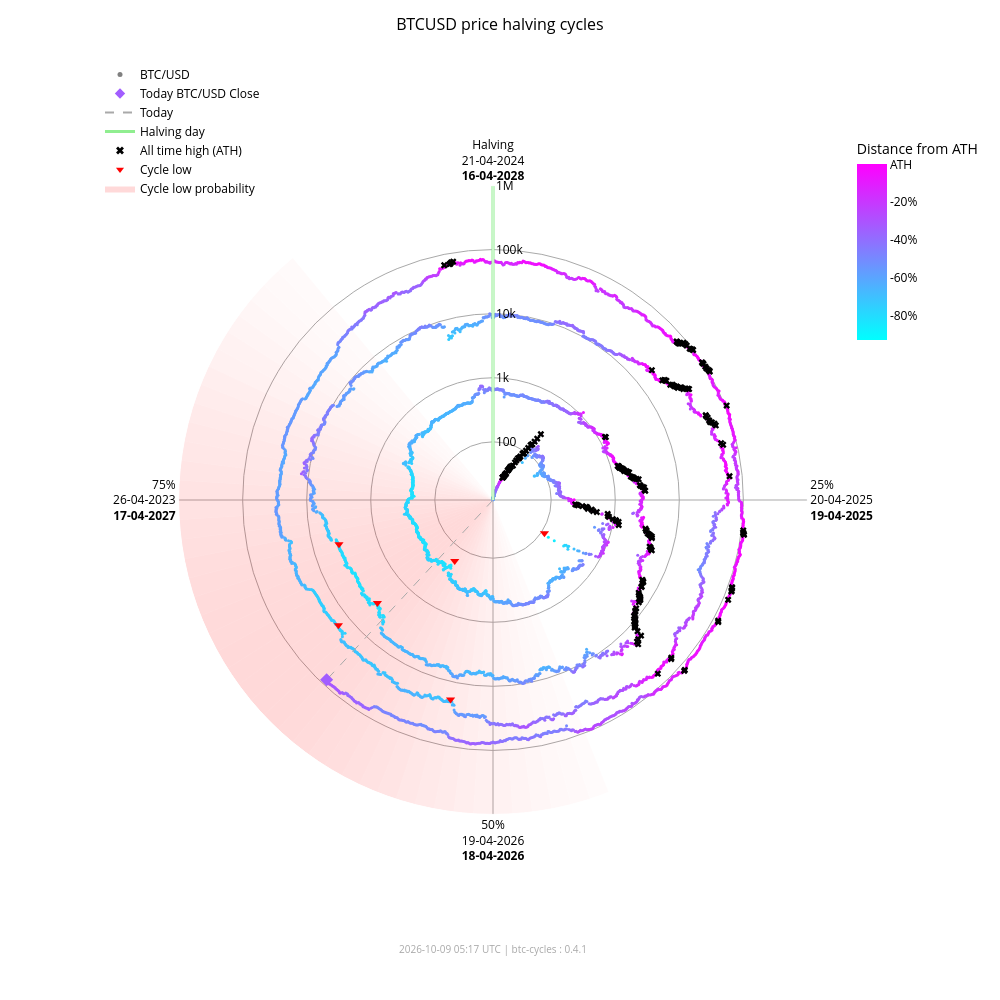

The code cell stored with this chart in its notebook:
### Markdown cell above
### Interactive chart (plotly)

### Code cell
fig_interactive = btc.plot(
    kind="interactive",
    from_date="2012-11-28",
)
# plotly config for interactivity
config = {"scrollZoom": True, "displayModeBar": True}
# display in notebook
fig_interactive.show(config=config)

### Figure 1 — Plotly figure (JSON) as saved in the notebook; plotly's stock layout.template omitted (floating-point values rounded to 4 significant figures; data arrays with more than 128 entries replaced by an {"elided": "..."} marker saying what was removed)
{"data": [{"fill": "toself", "fillcolor": "rgba(255,0,0,0.017168280509461755)", "hoverinfo": "skip", "line": {"width": 0}, "mode": "lines", "r": [12.35, 1000000, 1000000, 12.35, 12.35], "showlegend": false, "theta": [158.4, 158.4, 162.0, 162.0, 158.4], "type": "scatterpolar"}, {"fill": "toself", "fillcolor": "rgba(255,0,0,0.022114794501891175)", "hoverinfo": "skip", "line": {"width": 0}, "mode": "lines", "r": [12.35, 1000000, 1000000, 12.35, 12.35], "showlegend": false, "theta": [162.0, 162.0, 165.6, 165.6, 162.0], "type": "scatterpolar"}, {"fill": "toself", "fillcolor": "rgba(255,0,0,0.02790404259511669)", "hoverinfo": "skip", "line": {"width": 0}, "mode": "lines", "r": [12.35, 1000000, 1000000, 12.35, 12.35], "showlegend": false, "theta": [165.6, 165.6, 169.2, 169.2, 165.6], "type": "scatterpolar"}, {"fill": "toself", "fillcolor": "rgba(255,0,0,0.034518294852420334)", "hoverinfo": "skip", "line": {"width": 0}, "mode": "lines", "r": [12.35, 1000000, 1000000, 12.35, 12.35], "showlegend": false, "theta": [169.2, 169.2, 172.8, 172.8, 169.2], "type": "scatterpolar"}, {"fill": "toself", "fillcolor": "rgba(255,0,0,0.041901979682821514)", "hoverinfo": "skip", "line": {"width": 0}, "mode": "lines", "r": [12.35, 1000000, 1000000, 12.35, 12.35], "showlegend": false, "theta": [172.8, 172.8, 176.4, 176.4, 172.8], "type": "scatterpolar"}, {"fill": "toself", "fillcolor": "rgba(255,0,0,0.04996405861294358)", "hoverinfo": "skip", "line": {"width": 0}, "mode": "lines", "r": [12.35, 1000000, 1000000, 12.35, 12.35], "showlegend": false, "theta": [176.4, 176.4, 180.0, 180.0, 176.4], "type": "scatterpolar"}, {"fill": "toself", "fillcolor": "rgba(255,0,0,0.05858349692240514)", "hoverinfo": "skip", "line": {"width": 0}, "mode": "lines", "r": [12.35, 1000000, 1000000, 12.35, 12.35], "showlegend": false, "theta": [180.0, 180.0, 183.6, 183.6, 180.0], "type": "scatterpolar"}, {"fill": "toself", "fillcolor": "rgba(255,0,0,0.06761662035375064)", "hoverinfo": "skip", "line": {"width": 0}, "mode": "lines", "r": [12.35, 1000000, 1000000, 12.35, 12.35], "showlegend": false, "theta": [183.6, 183.6, 187.2, 187.2, 183.6], "type": "scatterpolar"}, {"fill": "toself", "fillcolor": "rgba(255,0,0,0.07690481219944661)", "hoverinfo": "skip", "line": {"width": 0}, "mode": "lines", "r": [12.35, 1000000, 1000000, 12.35, 12.35], "showlegend": false, "theta": [187.2, 187.2, 190.8, 190.8, 187.2], "type": "scatterpolar"}, {"fill": "toself", "fillcolor": "rgba(255,0,0,0.08628112000611096)", "hoverinfo": "skip", "line": {"width": 0}, "mode": "lines", "r": [12.35, 1000000, 1000000, 12.35, 12.35], "showlegend": false, "theta": [190.8, 190.8, 194.4, 194.4, 190.8], "type": "scatterpolar"}, {"fill": "toself", "fillcolor": "rgba(255,0,0,0.09557490841018089)", "hoverinfo": "skip", "line": {"width": 0}, "mode": "lines", "r": [12.35, 1000000, 1000000, 12.35, 12.35], "showlegend": false, "theta": [194.4, 194.4, 198.0, 198.0, 194.4], "type": "scatterpolar"}, {"fill": "toself", "fillcolor": "rgba(255,0,0,0.10461455782963762)", "hoverinfo": "skip", "line": {"width": 0}, "mode": "lines", "r": [12.35, 1000000, 1000000, 12.35, 12.35], "showlegend": false, "theta": [198.0, 198.0, 201.6, 201.6, 198.0], "type": "scatterpolar"}, {"fill": "toself", "fillcolor": "rgba(255,0,0,0.11322908719652829)", "hoverinfo": "skip", "line": {"width": 0}, "mode": "lines", "r": [12.35, 1000000, 1000000, 12.35, 12.35], "showlegend": false, "theta": [201.6, 201.6, 205.2, 205.2, 201.6], "type": "scatterpolar"}, {"fill": "toself", "fillcolor": "rgba(255,0,0,0.12125015337052986)", "hoverinfo": "skip", "line": {"width": 0}, "mode": "lines", "r": [12.35, 1000000, 1000000, 12.35, 12.35], "showlegend": false, "theta": [205.2, 205.2, 208.8, 208.8, 205.2], "type": "scatterpolar"}, {"fill": "toself", "fillcolor": "rgba(255,0,0,0.12851590515331976)", "hoverinfo": "skip", "line": {"width": 0}, "mode": "lines", "r": [12.35, 1000000, 1000000, 12.35, 12.35], "showlegend": false, "theta": [208.8, 208.8, 212.4, 212.4, 208.8], "type": "scatterpolar"}, {"fill": "toself", "fillcolor": "rgba(255,0,0,0.13487757461161184)", "hoverinfo": "skip", "line": {"width": 0}, "mode": "lines", "r": [12.35, 1000000, 1000000, 12.35, 12.35], "showlegend": false, "theta": [212.4, 212.4, 216.0, 216.0, 212.4], "type": "scatterpolar"}, {"fill": "toself", "fillcolor": "rgba(255,0,0,0.14020862181849592)", "hoverinfo": "skip", "line": {"width": 0}, "mode": "lines", "r": [12.35, 1000000, 1000000, 12.35, 12.35], "showlegend": false, "theta": [216.0, 216.0, 219.6, 219.6, 216.0], "type": "scatterpolar"}, {"fill": "toself", "fillcolor": "rgba(255,0,0,0.14441504950654527)", "hoverinfo": "skip", "line": {"width": 0}, "mode": "lines", "r": [12.35, 1000000, 1000000, 12.35, 12.35], "showlegend": false, "theta": [219.6, 219.6, 223.2, 223.2, 219.6], "type": "scatterpolar"}, {"fill": "toself", "fillcolor": "rgba(255,0,0,0.14744459351271713)", "hoverinfo": "skip", "line": {"width": 0}, "mode": "lines", "r": [12.35, 1000000, 1000000, 12.35, 12.35], "showlegend": false, "theta": [223.2, 223.2, 226.8, 226.8, 223.2], "type": "scatterpolar"}, {"fill": "toself", "fillcolor": "rgba(255,0,0,0.14929223192296423)", "hoverinfo": "skip", "line": {"width": 0}, "mode": "lines", "r": [12.35, 1000000, 1000000, 12.35, 12.35], "showlegend": false, "theta": [226.8, 226.8, 230.4, 230.4, 226.8], "type": "scatterpolar"}, {"fill": "toself", "fillcolor": "rgba(255,0,0,0.15)", "hoverinfo": "skip", "line": {"width": 0}, "mode": "lines", "r": [12.35, 1000000, 1000000, 12.35, 12.35], "showlegend": false, "theta": [230.4, 230.4, 234.0, 234.0, 230.4], "type": "scatterpolar"}, {"fill": "toself", "fillcolor": "rgba(255,0,0,0.14965033825231114)", "hoverinfo": "skip", "line": {"width": 0}, "mode": "lines", "r": [12.35, 1000000, 1000000, 12.35, 12.35], "showlegend": false, "theta": [234.0, 234.0, 237.6, 237.6, 234.0], "type": "scatterpolar"}, {"fill": "toself", "fillcolor": "rgba(255,0,0,0.14835378057909807)", "hoverinfo": "skip", "line": {"width": 0}, "mode": "lines", "r": [12.35, 1000000, 1000000, 12.35, 12.35], "showlegend": false, "theta": [237.6, 237.6, 241.2, 241.2, 237.6], "type": "scatterpolar"}, {"fill": "toself", "fillcolor": "rgba(255,0,0,0.14623322283554635)", "hoverinfo": "skip", "line": {"width": 0}, "mode": "lines", "r": [12.35, 1000000, 1000000, 12.35, 12.35], "showlegend": false, "theta": [241.2, 241.2, 244.8, 244.8, 241.2], "type": "scatterpolar"}, {"fill": "toself", "fillcolor": "rgba(255,0,0,0.1434078538226231)", "hoverinfo": "skip", "line": {"width": 0}, "mode": "lines", "r": [12.35, 1000000, 1000000, 12.35, 12.35], "showlegend": false, "theta": [244.8, 244.8, 248.4, 248.4, 244.8], "type": "scatterpolar"}, {"fill": "toself", "fillcolor": "rgba(255,0,0,0.13997983179373427)", "hoverinfo": "skip", "line": {"width": 0}, "mode": "lines", "r": [12.35, 1000000, 1000000, 12.35, 12.35], "showlegend": false, "theta": [248.4, 248.4, 252.0, 252.0, 248.4], "type": "scatterpolar"}, {"fill": "toself", "fillcolor": "rgba(255,0,0,0.13602598258454268)", "hoverinfo": "skip", "line": {"width": 0}, "mode": "lines", "r": [12.35, 1000000, 1000000, 12.35, 12.35], "showlegend": false, "theta": [252.0, 252.0, 255.6, 255.6, 252.0], "type": "scatterpolar"}, {"fill": "toself", "fillcolor": "rgba(255,0,0,0.13159547355344953)", "hoverinfo": "skip", "line": {"width": 0}, "mode": "lines", "r": [12.35, 1000000, 1000000, 12.35, 12.35], "showlegend": false, "theta": [255.6, 255.6, 259.2, 259.2, 255.6], "type": "scatterpolar"}, {"fill": "toself", "fillcolor": "rgba(255,0,0,0.12671301775492697)", "hoverinfo": "skip", "line": {"width": 0}, "mode": "lines", "r": [12.35, 1000000, 1000000, 12.35, 12.35], "showlegend": false, "theta": [259.2, 259.2, 262.8, 262.8, 259.2], "type": "scatterpolar"}, {"fill": "toself", "fillcolor": "rgba(255,0,0,0.12138610149219965)", "hoverinfo": "skip", "line": {"width": 0}, "mode": "lines", "r": [12.35, 1000000, 1000000, 12.35, 12.35], "showlegend": false, "theta": [262.8, 262.8, 266.4, 266.4, 262.8], "type": "scatterpolar"}, {"fill": "toself", "fillcolor": "rgba(255,0,0,0.1156142551644921)", "hoverinfo": "skip", "line": {"width": 0}, "mode": "lines", "r": [12.35, 1000000, 1000000, 12.35, 12.35], "showlegend": false, "theta": [266.4, 266.4, 270.0, 270.0, 266.4], "type": "scatterpolar"}, {"fill": "toself", "fillcolor": "rgba(255,0,0,0.10939851441251548)", "hoverinfo": "skip", "line": {"width": 0}, "mode": "lines", "r": [12.35, 1000000, 1000000, 12.35, 12.35], "showlegend": false, "theta": [270.0, 270.0, 273.6, 273.6, 270.0], "type": "scatterpolar"}, {"fill": "toself", "fillcolor": "rgba(255,0,0,0.10274974912946185)", "hoverinfo": "skip", "line": {"width": 0}, "mode": "lines", "r": [12.35, 1000000, 1000000, 12.35, 12.35], "showlegend": false, "theta": [273.6, 273.6, 277.2, 277.2, 273.6], "type": "scatterpolar"}, {"fill": "toself", "fillcolor": "rgba(255,0,0,0.09569517349791425)", "hoverinfo": "skip", "line": {"width": 0}, "mode": "lines", "r": [12.35, 1000000, 1000000, 12.35, 12.35], "showlegend": false, "theta": [277.2, 277.2, 280.8, 280.8, 277.2], "type": "scatterpolar"}, {"fill": "toself", "fillcolor": "rgba(255,0,0,0.08828282625646727)", "hoverinfo": "skip", "line": {"width": 0}, "mode": "lines", "r": [12.35, 1000000, 1000000, 12.35, 12.35], "showlegend": false, "theta": [280.8, 280.8, 284.4, 284.4, 280.8], "type": "scatterpolar"}, {"fill": "toself", "fillcolor": "rgba(255,0,0,0.08058400018765345)", "hoverinfo": "skip", "line": {"width": 0}, "mode": "lines", "r": [12.35, 1000000, 1000000, 12.35, 12.35], "showlegend": false, "theta": [284.4, 284.4, 288.0, 288.0, 284.4], "type": "scatterpolar"}, {"fill": "toself", "fillcolor": "rgba(255,0,0,0.07269354608292704)", "hoverinfo": "skip", "line": {"width": 0}, "mode": "lines", "r": [12.35, 1000000, 1000000, 12.35, 12.35], "showlegend": false, "theta": [288.0, 288.0, 291.6, 291.6, 288.0], "type": "scatterpolar"}, {"fill": "toself", "fillcolor": "rgba(255,0,0,0.06472784449068783)", "hoverinfo": "skip", "line": {"width": 0}, "mode": "lines", "r": [12.35, 1000000, 1000000, 12.35, 12.35], "showlegend": false, "theta": [291.6, 291.6, 295.2, 295.2, 291.6], "type": "scatterpolar"}, {"fill": "toself", "fillcolor": "rgba(255,0,0,0.05682021976743955)", "hoverinfo": "skip", "line": {"width": 0}, "mode": "lines", "r": [12.35, 1000000, 1000000, 12.35, 12.35], "showlegend": false, "theta": [295.2, 295.2, 298.8, 298.8, 295.2], "type": "scatterpolar"}, {"fill": "toself", "fillcolor": "rgba(255,0,0,0.04911378436707333)", "hoverinfo": "skip", "line": {"width": 0}, "mode": "lines", "r": [12.35, 1000000, 1000000, 12.35, 12.35], "showlegend": false, "theta": [298.8, 298.8, 302.4, 302.4, 298.8], "type": "scatterpolar"}, {"fill": "toself", "fillcolor": "rgba(255,0,0,0.04175213714896469)", "hoverinfo": "skip", "line": {"width": 0}, "mode": "lines", "r": [12.35, 1000000, 1000000, 12.35, 12.35], "showlegend": false, "theta": [302.4, 302.4, 306.0, 306.0, 302.4], "type": "scatterpolar"}, {"fill": "toself", "fillcolor": "rgba(255,0,0,0.034868865657538876)", "hoverinfo": "skip", "line": {"width": 0}, "mode": "lines", "r": [12.35, 1000000, 1000000, 12.35, 12.35], "showlegend": false, "theta": [306.0, 306.0, 309.6, 309.6, 306.0], "type": "scatterpolar"}, {"fill": "toself", "fillcolor": "rgba(255,0,0,0.02857722515334582)", "hoverinfo": "skip", "line": {"width": 0}, "mode": "lines", "r": [12.35, 1000000, 1000000, 12.35, 12.35], "showlegend": false, "theta": [309.6, 309.6, 313.2, 313.2, 309.6], "type": "scatterpolar"}, {"fill": "toself", "fillcolor": "rgba(255,0,0,0.022961515313555197)", "hoverinfo": "skip", "line": {"width": 0}, "mode": "lines", "r": [12.35, 1000000, 1000000, 12.35, 12.35], "showlegend": false, "theta": [313.2, 313.2, 316.8, 316.8, 313.2], "type": "scatterpolar"}, {"fill": "toself", "fillcolor": "rgba(255,0,0,0.01807146942917362)", "hoverinfo": "skip", "line": {"width": 0}, "mode": "lines", "r": [12.35, 1000000, 1000000, 12.35, 12.35], "showlegend": false, "theta": [316.8, 316.8, 320.4, 320.4, 316.8], "type": "scatterpolar"}, {"hoverinfo": "text", "marker": {"color": {"elided": "5064 str values"}, "size": 3}, "mode": "markers", "r": {"elided": "5064 float values"}, "showlegend": false, "text": {"elided": "5064 str values"}, "theta": {"elided": "5064 float values"}, "type": "scatterpolar"}, {"hoverinfo": "skip", "line": {"color": "lightgreen", "width": 3}, "mode": "lines", "r": [12.35, 1000000], "showlegend": false, "theta": [0, 0], "type": "scatterpolar"}, {"hoverinfo": "skip", "line": {"color": "darkgrey", "dash": "dash", "width": 1}, "mode": "lines", "r": [12.35, 82360.0], "showlegend": false, "theta": [222.8, 222.8], "type": "scatterpolar"}, {"hoverinfo": "text", "marker": {"color": "#a25dff", "size": 10, "symbol": "diamond"}, "mode": "markers", "r": [82360.0], "showlegend": false, "text": ["Today<br>Date: 2026-10-09<br>Price: $82,355.63"], "theta": [222.8], "type": "scatterpolar"}, {"hoverinfo": "text", "marker": {"color": "black", "size": 6, "symbol": "x"}, "mode": "markers", "r": {"elided": "195 float values"}, "showlegend": false, "text": {"elided": "195 str values"}, "theta": {"elided": "195 float values"}, "type": "scatterpolar"}, {"hoverinfo": "text", "marker": {"color": "red", "size": 8, "symbol": "triangle-down"}, "mode": "markers", "r": [111.6, 164.9, 3233.0, 3925.0, 18950.0, 15760.0], "showlegend": false, "text": ["Cycle Low<br>Date: 2014-02-21<br>Price: $111.56<br>ATH distance: -91.0%", "Cycle Low<br>Date: 2015-01-14<br>Price: $164.92<br>ATH distance: -86.7%", "Cycle Low<br>Date: 2018-12-15<br>Price: $3,232.51<br>ATH distance: -83.3%", "Cycle Low<br>Date: 2019-03-25<br>Price: $3,924.55<br>ATH distance: -79.7%", "Cycle Low<br>Date: 2022-06-18<br>Price: $18,954.25<br>ATH distance: -71.9%", "Cycle Low<br>Date: 2022-11-21<br>Price: $15,760.19<br>ATH distance: -76.7%"], "theta": [122.8, 212.1, 228.3, 254.0, 192.0, 231.0], "type": "scatterpolar"}, {"marker": {"color": "grey", "size": 5}, "mode": "markers", "name": "BTC/USD", "r": [null], "theta": [null], "type": "scatterpolar"}, {"marker": {"color": "#a25dff", "size": 8, "symbol": "diamond"}, "mode": "markers", "name": "Today BTC/USD Close", "r": [null], "theta": [null], "type": "scatterpolar"}, {"line": {"color": "darkgrey", "dash": "dash"}, "mode": "lines", "name": "Today", "r": [null], "theta": [null], "type": "scatterpolar"}, {"line": {"color": "lightgreen", "width": 3}, "mode": "lines", "name": "Halving day", "r": [null], "theta": [null], "type": "scatterpolar"}, {"marker": {"color": "black", "size": 7, "symbol": "x"}, "mode": "markers", "name": "All time high (ATH)", "r": [null], "theta": [null], "type": "scatterpolar"}, {"marker": {"color": "red", "size": 7, "symbol": "triangle-down"}, "mode": "markers", "name": "Cycle low", "r": [null], "theta": [null], "type": "scatterpolar"}, {"fill": "toself", "fillcolor": "rgba(255,0,0,0.15)", "line": {"width": 0}, "mode": "lines", "name": "Cycle low probability", "r": [null], "theta": [null], "type": "scatterpolar"}, {"hoverinfo": "skip", "marker": {"cmax": 0, "cmin": -0.9307, "color": [0], "colorbar": {"len": 0.25, "ticktext": ["ATH", "-20%", "-40%", "-60%", "-80%", "-100%"], "tickvals": [0, -0.2, -0.4, -0.6, -0.8, -1.0], "title": {"text": "Distance from ATH"}, "x": 0.95, "y": 0.92, "yanchor": "top"}, "colorscale": {"elided": "256x2 mixed values"}, "showscale": true, "size": 0}, "mode": "markers", "r": [null], "showlegend": false, "theta": [null], "type": "scatterpolar"}], "layout": {"annotations": [{"font": {"color": "darkgrey", "size": 10}, "showarrow": false, "text": "2026-10-09 05:17 UTC | btc-cycles : 0.4.1", "x": 0.5, "xref": "paper", "y": -0.02, "yref": "paper"}], "font": {"color": "black"}, "height": 1000, "legend": {"bgcolor": "rgba(0,0,0,0)", "font": {"color": "black"}, "x": 0.0, "y": 1.0}, "margin": {"b": 60, "l": 100, "r": 80, "t": 60}, "paper_bgcolor": "white", "plot_bgcolor": "white", "polar": {"angularaxis": {"color": "black", "direction": "clockwise", "gridcolor": "darkgrey", "rotation": 90, "ticktext": ["Halving<br>21-04-2024<br><b>16-04-2028</b>", "25%<br>20-04-2025<br><b>19-04-2025</b>", "50%<br>19-04-2026<br><b>18-04-2026</b>", "75%<br>26-04-2023<br><b>17-04-2027</b>"], "tickvals": [0, 90, 180, 270]}, "bgcolor": "white", "domain": {"x": [0.1, 0.9], "y": [0.05, 0.95]}, "radialaxis": {"angle": 90, "color": "black", "gridcolor": "darkgrey", "range": [1.092, 6.0], "tickangle": 90, "ticktext": ["100", "1k", "10k", "100k", "1M"], "tickvals": [100, 1000, 10000, 100000, 1000000], "type": "log"}}, "title": {"font": {"color": "black", "size": 16}, "text": "BTCUSD price halving cycles", "x": 0.5}, "width": 1000}}
